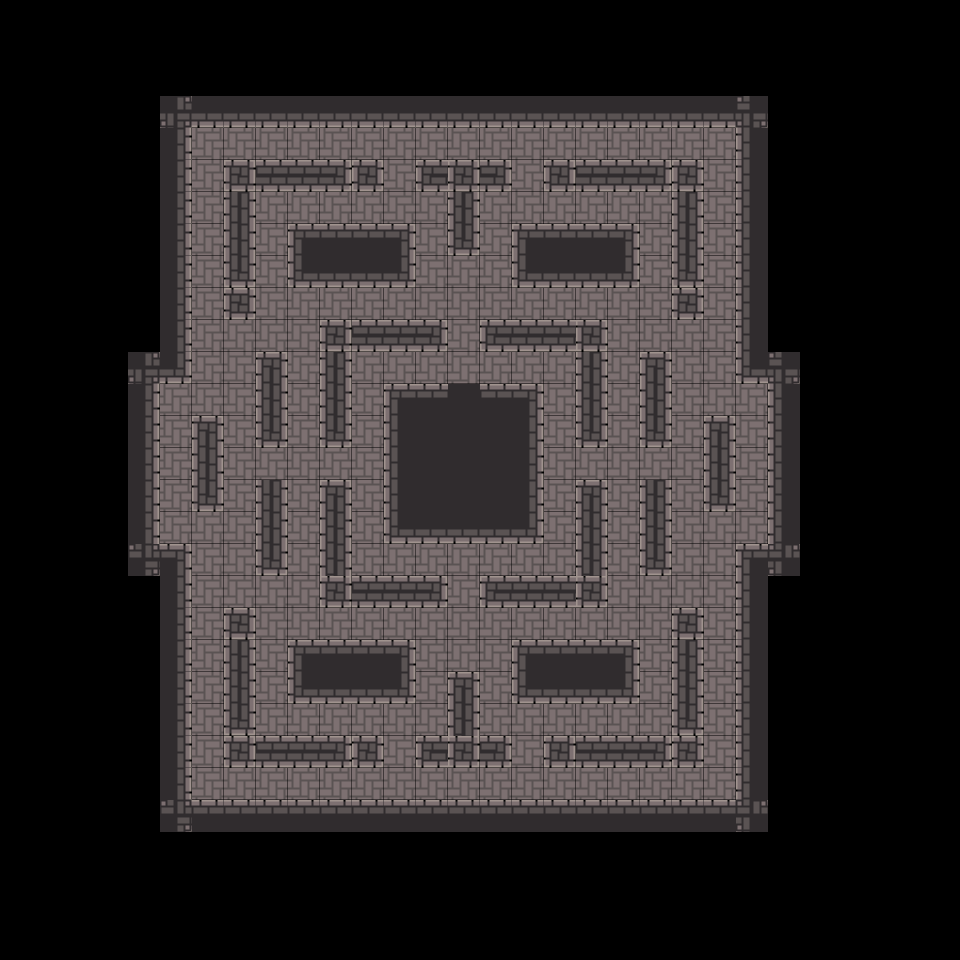

This is a level from a 2D game, rendered from its Tiled map with the project's own tilesets. A one-line summary and the complete map file follow:
An orthogonal 30x30 tile map with 32x32 px tiles, 3 tile layers (walkable, ghost_spawn, collidable) and 18 objects.

<map version="1.9" tiledversion="1.9.2" orientation="orthogonal" renderorder="right-down" width="30" height="30" tilewidth="32" tileheight="32" infinite="0" nextlayerid="7" nextobjectid="19">
 <tileset firstgid="1" source="map_tilesheet.tsx" />
 <layer id="1" name="walkable" width="30" height="30">
  <data encoding="csv">
0,0,0,0,0,0,0,0,0,0,0,0,0,0,0,0,0,0,0,0,0,0,0,0,0,0,0,0,0,0,
0,0,0,0,0,0,0,0,0,0,0,0,0,0,0,0,0,0,0,0,0,0,0,0,0,0,0,0,0,0,
0,0,0,0,0,0,0,0,0,0,0,0,0,0,0,0,0,0,0,0,0,0,0,0,0,0,0,0,0,0,
0,0,0,0,0,0,0,0,0,0,0,0,0,0,0,0,0,0,0,0,0,0,0,0,0,0,0,0,0,0,
0,0,0,0,0,0,73,73,73,73,73,73,73,73,73,73,73,73,73,73,73,73,73,0,0,0,0,0,0,0,
0,0,0,0,0,0,73,0,0,0,0,0,73,0,0,0,73,0,0,0,0,0,73,0,0,0,0,0,0,0,
0,0,0,0,0,0,73,0,73,73,73,73,73,73,0,73,73,73,73,73,73,0,73,0,0,0,0,0,0,0,
0,0,0,0,0,0,73,0,73,0,0,0,0,73,0,73,0,0,0,0,73,0,73,0,0,0,0,0,0,0,
0,0,0,0,0,0,73,0,73,0,0,0,0,73,73,73,0,0,0,0,73,0,73,0,0,0,0,0,0,0,
0,0,0,0,0,0,73,0,73,73,73,73,73,73,73,73,73,73,73,73,73,0,73,0,0,0,0,0,0,0,
0,0,0,0,0,0,73,73,73,73,0,0,0,0,73,0,0,0,0,73,73,73,73,0,0,0,0,0,0,0,
0,0,0,0,0,0,73,73,0,73,0,73,73,73,73,73,73,73,0,73,0,73,73,0,0,0,0,0,0,0,
0,0,0,0,0,73,73,73,0,73,0,73,0,0,14,0,0,73,0,73,0,73,73,73,0,0,0,0,0,0,
0,0,0,0,0,73,0,73,0,73,0,73,0,14,14,14,0,73,0,73,0,73,0,73,0,0,0,0,0,0,
0,0,0,0,0,73,0,73,73,73,73,73,0,14,14,14,0,73,73,73,73,73,0,73,0,0,0,0,0,0,
0,0,0,0,0,73,0,73,0,73,0,73,0,14,14,14,0,73,0,73,0,73,0,73,0,0,0,0,0,0,
0,0,0,0,0,73,73,73,0,73,0,73,0,0,0,0,0,73,0,73,0,73,73,73,0,0,0,0,0,0,
0,0,0,0,0,0,73,73,0,73,0,73,73,73,73,73,73,73,0,73,0,73,73,0,0,0,0,0,0,0,
0,0,0,0,0,0,73,73,73,73,0,0,0,0,73,0,0,0,0,73,73,73,73,0,0,0,0,0,0,0,
0,0,0,0,0,0,73,0,73,73,73,73,73,73,73,73,73,73,73,73,73,0,73,0,0,0,0,0,0,0,
0,0,0,0,0,0,73,0,73,0,0,0,0,73,73,73,0,0,0,0,73,0,73,0,0,0,0,0,0,0,
0,0,0,0,0,0,73,0,73,0,0,0,0,73,0,73,0,0,0,0,73,0,73,0,0,0,0,0,0,0,
0,0,0,0,0,0,73,0,73,73,73,73,73,73,0,73,73,73,73,73,73,0,73,0,0,0,0,0,0,0,
0,0,0,0,0,0,73,0,0,0,0,0,73,0,0,0,73,0,0,0,0,0,73,0,0,0,0,0,0,0,
0,0,0,0,0,0,73,73,73,73,73,73,73,73,73,73,73,73,73,73,73,73,73,0,0,0,0,0,0,0,
0,0,0,0,0,0,0,0,0,0,0,0,0,0,0,0,0,0,0,0,0,0,0,0,0,0,0,0,0,0,
0,0,0,0,0,0,0,0,0,0,0,0,0,0,0,0,0,0,0,0,0,0,0,0,0,0,0,0,0,0,
0,0,0,0,0,0,0,0,0,0,0,0,0,0,0,0,0,0,0,0,0,0,0,0,0,0,0,0,0,0,
0,0,0,0,0,0,0,0,0,0,0,0,0,0,0,0,0,0,0,0,0,0,0,0,0,0,0,0,0,0,
0,0,0,0,0,0,0,0,0,0,0,0,0,0,0,0,0,0,0,0,0,0,0,0,0,0,0,0,0,0
</data>
 </layer>
 <layer id="2" name="ghost_spawn" width="30" height="30">
  <data encoding="csv">
0,0,0,0,0,0,0,0,0,0,0,0,0,0,0,0,0,0,0,0,0,0,0,0,0,0,0,0,0,0,
0,0,0,0,0,0,0,0,0,0,0,0,0,0,0,0,0,0,0,0,0,0,0,0,0,0,0,0,0,0,
0,0,0,0,0,0,0,0,0,0,0,0,0,0,0,0,0,0,0,0,0,0,0,0,0,0,0,0,0,0,
0,0,0,0,0,0,0,0,0,0,0,0,0,0,0,0,0,0,0,0,0,0,0,0,0,0,0,0,0,0,
0,0,0,0,0,0,0,0,0,0,0,0,0,0,0,0,0,0,0,0,0,0,0,0,0,0,0,0,0,0,
0,0,0,0,0,0,0,0,0,0,0,0,0,0,0,0,0,0,0,0,0,0,0,0,0,0,0,0,0,0,
0,0,0,0,0,0,0,0,0,0,0,0,0,0,0,0,0,0,0,0,0,0,0,0,0,0,0,0,0,0,
0,0,0,0,0,0,0,0,0,0,0,0,0,0,0,0,0,0,0,0,0,0,0,0,0,0,0,0,0,0,
0,0,0,0,0,0,0,0,0,0,0,0,0,0,0,0,0,0,0,0,0,0,0,0,0,0,0,0,0,0,
0,0,0,0,0,0,0,0,0,0,0,0,0,0,0,0,0,0,0,0,0,0,0,0,0,0,0,0,0,0,
0,0,0,0,0,0,0,0,0,0,0,0,0,0,0,0,0,0,0,0,0,0,0,0,0,0,0,0,0,0,
0,0,0,0,0,0,0,0,0,0,0,0,0,0,0,0,0,0,0,0,0,0,0,0,0,0,0,0,0,0,
0,0,0,0,0,0,0,0,0,0,0,0,0,0,0,0,0,0,0,0,0,0,0,0,0,0,0,0,0,0,
0,0,0,0,0,0,0,0,0,0,0,0,0,0,0,0,0,0,0,0,0,0,0,0,0,0,0,0,0,0,
0,0,0,0,0,0,0,0,0,0,0,0,0,0,0,0,0,0,0,0,0,0,0,0,0,0,0,0,0,0,
0,0,0,0,0,0,0,0,0,0,0,0,0,0,0,0,0,0,0,0,0,0,0,0,0,0,0,0,0,0,
0,0,0,0,0,0,0,0,0,0,0,0,0,0,0,0,0,0,0,0,0,0,0,0,0,0,0,0,0,0,
0,0,0,0,0,0,0,0,0,0,0,0,0,0,0,0,0,0,0,0,0,0,0,0,0,0,0,0,0,0,
0,0,0,0,0,0,0,0,0,0,0,0,0,0,0,0,0,0,0,0,0,0,0,0,0,0,0,0,0,0,
0,0,0,0,0,0,0,0,0,0,0,0,0,0,0,0,0,0,0,0,0,0,0,0,0,0,0,0,0,0,
0,0,0,0,0,0,0,0,0,0,0,0,0,0,0,0,0,0,0,0,0,0,0,0,0,0,0,0,0,0,
0,0,0,0,0,0,0,0,0,0,0,0,0,0,0,0,0,0,0,0,0,0,0,0,0,0,0,0,0,0,
0,0,0,0,0,0,0,0,0,0,0,0,0,0,0,0,0,0,0,0,0,0,0,0,0,0,0,0,0,0,
0,0,0,0,0,0,0,0,0,0,0,0,0,0,0,0,0,0,0,0,0,0,0,0,0,0,0,0,0,0,
0,0,0,0,0,0,0,0,0,0,0,0,0,0,0,0,0,0,0,0,0,0,0,0,0,0,0,0,0,0,
0,0,0,0,0,0,0,0,0,0,0,0,0,0,0,0,0,0,0,0,0,0,0,0,0,0,0,0,0,0,
0,0,0,0,0,0,0,0,0,0,0,0,0,0,0,0,0,0,0,0,0,0,0,0,0,0,0,0,0,0,
0,0,0,0,0,0,0,0,0,0,0,0,0,0,0,0,0,0,0,0,0,0,0,0,0,0,0,0,0,0,
0,0,0,0,0,0,0,0,0,0,0,0,0,0,0,0,0,0,0,0,0,0,0,0,0,0,0,0,0,0,
0,0,0,0,0,0,0,0,0,0,0,0,0,0,0,0,0,0,0,0,0,0,0,0,0,0,0,0,0,0
</data>
 </layer>
 <layer id="3" name="collidable" width="30" height="30">
  <data encoding="csv">
0,0,0,0,0,0,0,0,0,0,0,0,0,0,0,0,0,0,0,0,0,0,0,0,0,0,0,0,0,0,
0,0,0,0,0,0,0,0,0,0,0,0,0,0,0,0,0,0,0,0,0,0,0,0,0,0,0,0,0,0,
0,0,0,0,0,0,0,0,0,0,0,0,0,0,0,0,0,0,0,0,0,0,0,0,0,0,0,0,0,0,
0,0,0,0,0,47,46,46,46,46,46,46,46,46,46,46,46,46,46,46,46,46,46,45,0,0,0,0,0,0,
0,0,0,0,0,35,0,0,0,0,0,0,0,0,0,0,0,0,0,0,0,0,0,33,0,0,0,0,0,0,
0,0,0,0,0,35,0,53,50,50,51,53,0,49,53,51,0,53,50,50,51,53,0,33,0,0,0,0,0,0,
0,0,0,0,0,35,0,17,0,0,0,0,0,0,17,0,0,0,0,0,0,17,0,33,0,0,0,0,0,0,
0,0,0,0,0,35,0,17,0,1,2,2,3,0,29,0,1,2,2,3,0,17,0,33,0,0,0,0,0,0,
0,0,0,0,0,35,0,29,0,25,26,26,27,0,0,0,25,26,26,27,0,29,0,33,0,0,0,0,0,0,
0,0,0,0,0,35,0,53,0,0,0,0,0,0,0,0,0,0,0,0,0,53,0,33,0,0,0,0,0,0,
0,0,0,0,0,35,0,0,0,0,53,50,50,51,0,49,50,50,53,0,0,0,0,13,0,0,0,0,0,0,
0,0,0,0,47,27,0,0,5,0,17,0,0,0,0,0,0,0,17,0,5,0,0,25,45,0,0,0,0,0,
0,0,0,0,15,0,0,0,17,0,17,0,1,2,0,2,3,0,17,0,17,0,0,0,13,0,0,0,0,0,
0,0,0,0,15,0,5,0,29,0,29,0,13,0,0,0,15,0,29,0,29,0,5,0,13,0,0,0,0,0,
0,0,0,0,15,0,17,0,0,0,0,0,13,0,0,0,15,0,0,0,0,0,17,0,13,0,0,0,0,0,
0,0,0,0,15,0,29,0,17,0,5,0,13,0,0,0,15,0,5,0,17,0,29,0,13,0,0,0,0,0,
0,0,0,0,15,0,0,0,17,0,17,0,25,26,26,26,27,0,17,0,17,0,0,0,13,0,0,0,0,0,
0,0,0,0,23,3,0,0,29,0,17,0,0,0,0,0,0,0,17,0,29,0,0,1,21,0,0,0,0,0,
0,0,0,0,0,35,0,0,0,0,53,50,50,51,0,49,50,50,53,0,0,0,0,33,0,0,0,0,0,0,
0,0,0,0,0,35,0,53,0,0,0,0,0,0,0,0,0,0,0,0,0,53,0,33,0,0,0,0,0,0,
0,0,0,0,0,35,0,17,0,1,2,2,3,0,0,0,1,2,2,3,0,17,0,33,0,0,0,0,0,0,
0,0,0,0,0,35,0,17,0,25,26,26,27,0,5,0,25,26,26,27,0,17,0,33,0,0,0,0,0,0,
0,0,0,0,0,35,0,29,0,0,0,0,0,0,17,0,0,0,0,0,0,29,0,33,0,0,0,0,0,0,
0,0,0,0,0,35,0,53,50,50,51,53,0,49,53,51,0,53,50,50,51,53,0,33,0,0,0,0,0,0,
0,0,0,0,0,35,0,0,0,0,0,0,0,0,0,0,0,0,0,0,0,0,0,33,0,0,0,0,0,0,
0,0,0,0,0,23,22,22,22,22,22,22,22,22,22,22,22,22,22,22,22,22,22,21,0,0,0,0,0,0,
0,0,0,0,0,0,0,0,0,0,0,0,0,0,0,0,0,0,0,0,0,0,0,0,0,0,0,0,0,0,
0,0,0,0,0,0,0,0,0,0,0,0,0,0,0,0,0,0,0,0,0,0,0,0,0,0,0,0,0,0,
0,0,0,0,0,0,0,0,0,0,0,0,0,0,0,0,0,0,0,0,0,0,0,0,0,0,0,0,0,0,
0,0,0,0,0,0,0,0,0,0,0,0,0,0,0,0,0,0,0,0,0,0,0,0,0,0,0,0,0,0
</data>
 </layer>
 <objectgroup id="4" name="scatter_points">
  <object id="6" x="211.333" y="148">
   <point />
  </object>
  <object id="7" x="716.667" y="142.667">
   <point />
  </object>
  <object id="8" x="176.667" y="460">
   <point />
  </object>
  <object id="9" x="756.667" y="462.667">
   <point />
  </object>
  <object id="10" x="209.333" y="782.667">
   <point />
  </object>
  <object id="11" x="718" y="786">
   <point />
  </object>
  <object id="12" x="462.667" y="625.333">
   <point />
  </object>
  <object id="13" x="272" y="718.667">
   <point />
  </object>
  <object id="14" x="270.667" y="212.667">
   <point />
  </object>
  <object id="15" x="658" y="212">
   <point />
  </object>
  <object id="16" x="650" y="717.333">
   <point />
  </object>
  <object id="17" x="626" y="462.667">
   <point />
  </object>
  <object id="18" x="304" y="465.333">
   <point />
  </object>
 </objectgroup>
 <objectgroup id="5" name="player_spawn">
  <object id="5" x="464" y="274.667">
   <point />
  </object>
 </objectgroup>
 <objectgroup id="6" name="ghosts">
  <object id="1" x="430.667" y="435.333">
   <point />
  </object>
  <object id="2" x="498" y="430.667">
   <point />
  </object>
  <object id="3" x="431.333" y="493.333">
   <point />
  </object>
  <object id="4" x="498" y="493.333">
   <point />
  </object>
 </objectgroup>
</map>